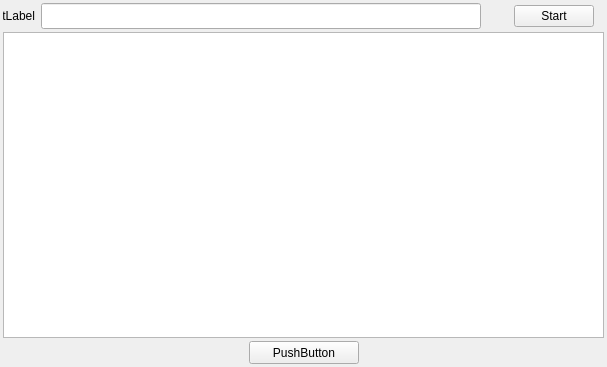
<?xml version="1.0" encoding="UTF-8"?>
<ui version="4.0">
 <class>AngKUpdateFirmware</class>
 <widget class="QWidget" name="AngKUpdateFirmware">
  <property name="geometry">
   <rect>
    <x>0</x>
    <y>0</y>
    <width>603</width>
    <height>367</height>
   </rect>
  </property>
  <property name="windowTitle">
   <string>AngKUpdateFirmware</string>
  </property>
  <layout class="QHBoxLayout" name="horizontalLayout">
   <property name="spacing">
    <number>0</number>
   </property>
   <property name="leftMargin">
    <number>0</number>
   </property>
   <property name="topMargin">
    <number>0</number>
   </property>
   <property name="rightMargin">
    <number>0</number>
   </property>
   <property name="bottomMargin">
    <number>0</number>
   </property>
   <item>
    <widget class="QWidget" name="backgroundWidget" native="true">
     <layout class="QVBoxLayout" name="verticalLayout">
      <property name="spacing">
       <number>3</number>
      </property>
      <property name="leftMargin">
       <number>3</number>
      </property>
      <property name="topMargin">
       <number>3</number>
      </property>
      <property name="rightMargin">
       <number>3</number>
      </property>
      <property name="bottomMargin">
       <number>3</number>
      </property>
      <item>
       <layout class="QHBoxLayout" name="horizontalLayout_2">
        <property name="rightMargin">
         <number>10</number>
        </property>
        <item>
         <widget class="QLabel" name="fileText">
          <property name="minimumSize">
           <size>
            <width>32</width>
            <height>18</height>
           </size>
          </property>
          <property name="maximumSize">
           <size>
            <width>16777215</width>
            <height>18</height>
           </size>
          </property>
          <property name="text">
           <string>TextLabel</string>
          </property>
          <property name="alignment">
           <set>Qt::AlignRight|Qt::AlignTrailing|Qt::AlignVCenter</set>
          </property>
         </widget>
        </item>
        <item>
         <widget class="QLineEdit" name="fileEdit">
          <property name="minimumSize">
           <size>
            <width>440</width>
            <height>26</height>
           </size>
          </property>
          <property name="maximumSize">
           <size>
            <width>440</width>
            <height>26</height>
           </size>
          </property>
         </widget>
        </item>
        <item>
         <widget class="QPushButton" name="fileButton">
          <property name="minimumSize">
           <size>
            <width>21</width>
            <height>14</height>
           </size>
          </property>
          <property name="maximumSize">
           <size>
            <width>21</width>
            <height>16777215</height>
           </size>
          </property>
          <property name="text">
           <string/>
          </property>
          <property name="flat">
           <bool>true</bool>
          </property>
         </widget>
        </item>
        <item>
         <widget class="QPushButton" name="startButton">
          <property name="text">
           <string>Start</string>
          </property>
         </widget>
        </item>
       </layout>
      </item>
      <item>
       <widget class="AngKTableView" name="progressView"/>
      </item>
      <item>
       <layout class="QHBoxLayout" name="horizontalLayout_3">
        <item>
         <spacer name="horizontalSpacer_2">
          <property name="orientation">
           <enum>Qt::Horizontal</enum>
          </property>
          <property name="sizeHint" stdset="0">
           <size>
            <width>40</width>
            <height>20</height>
           </size>
          </property>
         </spacer>
        </item>
        <item>
         <widget class="QPushButton" name="okButton">
          <property name="minimumSize">
           <size>
            <width>110</width>
            <height>23</height>
           </size>
          </property>
          <property name="maximumSize">
           <size>
            <width>110</width>
            <height>23</height>
           </size>
          </property>
          <property name="text">
           <string>PushButton</string>
          </property>
         </widget>
        </item>
        <item>
         <spacer name="horizontalSpacer_3">
          <property name="orientation">
           <enum>Qt::Horizontal</enum>
          </property>
          <property name="sizeHint" stdset="0">
           <size>
            <width>40</width>
            <height>20</height>
           </size>
          </property>
         </spacer>
        </item>
       </layout>
      </item>
     </layout>
    </widget>
   </item>
  </layout>
 </widget>
 <layoutdefault spacing="6" margin="11"/>
 <customwidgets>
  <customwidget>
   <class>AngKTableView</class>
   <extends>QTableView</extends>
   <header>angktableview.h</header>
  </customwidget>
 </customwidgets>
 <resources/>
 <connections/>
</ui>
